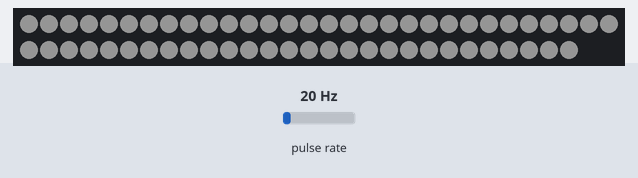
The program below on a simulated Arduino Uno, built with avr-gcc and run on an emulated ATmega328P. Shown: 58 RGB LEDs in strip order, left to right, continuing on the next row. Wiring (inferred from the names in the program): pulse sensor: data pin 2. The test bench sets the inputs (shaded band); at power-on: pulse rate 20 Hz. Dim RGB values are drawn brighter than linear.

Above: at 0.17 s.
At 0.82 s:
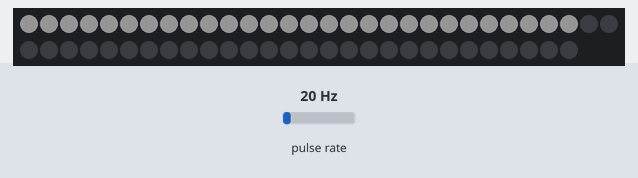
1.3 s: pulse rate (sensor on pin 2) set to 4 Hz
2.8 s: pulse rate (sensor on pin 2) set to 100 Hz
5.8 s: pulse rate (sensor on pin 2) set to 150 Hz
At 6.85 s:
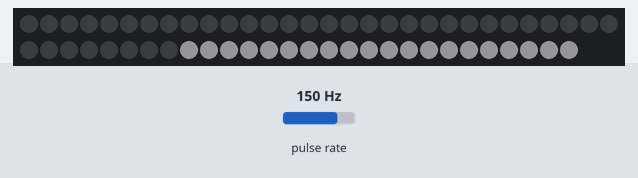

The program:

main.cpp
```cpp
/* Titel: Turbo Display
*  Beschreibung: Ein LED Band rotiert so schnell, dass ein Bild entsteht!
*  Autor: Joel Flepp
*  Erstellungsdatum:14.10.2022
*  Änderungen:
*  28.11.2022 Erste Tests und Pinabänderungen
*  01.09.2023 Weiterentwcklung
*/

/*******************************************
 * Positionierung x und y
 *
 * (conector)left    right
 *       0 1 2 3 4   5 6 7 8 9
 *
 *       o o o o o x o o o o o
 *
 *  /\
 *  |
 *  |_____>
 *  (0;0)
 * *****************************************/


//Includes
#include <Arduino.h>
#include <Adafruit_DotStar.h>
#include <Wire.h>
#include <SPI.h>
#include <avr/io.h>
#include <avr/interrupt.h>
#include "LED.h"
#include "Image.h"

//Pin Defines
const int dataPin = 4;
const int clockPin = 5;
const int hallSensor = 2;

//Programm const
const double angleOffset = 1.7;
const double LEDOffset = 2.5;
const double LEDDistance = 6.944444;                       // [mm]
const int LEDCount = 58;                                   //
const uint8_t brightness = 20;                              // Set BRIGHTNESS to about 1/5 (max = 255)
const double X_Y_TO_Left_Bottom = LEDDistance * (LEDCount / 2);


//Variables
unsigned long previousTime = 0;
unsigned long cycleTime_myS = 0;
LEDClass LED[LEDCount];

//Skalierungsfaktor
const int wingspan = LEDCount * LEDDistance; // [mm]
const double ImgScale = wingspan / sizeof(Smiley[0]); // [mm / arrayLength]


//Functions
void getCycleTime();
double getCurrentAngle();
void setLEDPosition(const int &LEDPos, const double &CurrentAngle);
void setLEDCollors(const int &LEDPos);
void UpdateLEDs();


//Classes
Adafruit_DotStar strip(LEDCount, DOTSTAR_BGR);

void setup() {
    // Start Serial
    Serial.begin(115200);

    // Interrupt for HallSensor
    pinMode(hallSensor,INPUT_PULLUP);
    interrupts();
    attachInterrupt(digitalPinToInterrupt(hallSensor), getCycleTime, RISING);

    // Create LEDs
    for(size_t i = 0; i < LEDCount; i++) {
        LED[i].setDistance(i * LEDDistance + LEDOffset);
    }

    // INITIALIZE Dorstar strip object
    strip.begin();
    strip.setBrightness(brightness);
    strip.clear();
}

void loop() {
    double currentAngle = getCurrentAngle();
    //Serial.println(currentAngle);
    for(size_t i = 0; i < LEDCount; i++) {
        setLEDPosition(i,  currentAngle);
        setLEDCollors(i);
    }
    UpdateLEDs();
}

//Interrupt routine for getting the RPM from the device
void getCycleTime() {
    cycleTime_myS = micros() - previousTime;
    previousTime = micros();
}

//Calculate Angle (rad) from revolutions
double getCurrentAngle() {
    return ((double)(micros() - previousTime) / (double)(cycleTime_myS)) * 2 * 3.14 + angleOffset;
}


void setLEDPosition(const int &LEDPos, const double &CurrentAngle) {
    LED[LEDPos].setXYCartesianFromAngle(CurrentAngle, wingspan);
}


void setLEDCollors(const int &LEDPos) {
    const uint8_t xPosImg = LED[LEDPos].getXPos() / ImgScale;
    const uint8_t yPosImg = LED[LEDPos].getYPos() / ImgScale;

    LED[LEDPos].setRed(Smiley[xPosImg][yPosImg]);
    LED[LEDPos].setBlue(Smiley[xPosImg][yPosImg]);
    LED[LEDPos].setGreen(Smiley[xPosImg][yPosImg]);
}

void UpdateLEDs() {
    for(size_t i = 0; i < LEDCount; i++){
        strip.setPixelColor(i,LED[i].getRed(), LED[i].getGreen(),LED[i].getBlue());
    }
    strip.show();
}
```

LED.h
```cpp
#ifndef LED_H
#define LED_H

typedef unsigned char uint8_t;

class LEDClass
{
public:
    LEDClass();

    void setDistance(const double &Distance);
    void setRed(const uint8_t &Red);
    void setGreen(const uint8_t &Green);
    void setBlue(const uint8_t &Blue);
    void setXYCartesianFromAngle(const double &angle, const int &wingSpan);


    double getDistance();
    uint8_t getRed();
    uint8_t getGreen();
    uint8_t getBlue();
    int getXPos();
    int getYPos();

private:
    void setXPos(const int &XPos);
    void setYPos(const int &YPos);
    //Variables

    //Collor
    uint8_t red;
    uint8_t green;
    uint8_t blue;

    //Position
    double distance; //distance from beginnning of the strip
    int xPos;
    int yPos;
};

#endif // LED_H
```

LED.cpp
```cpp
#include "LED.h"
#include <math.h>


LEDClass::LEDClass(){
    distance = 0;
    red = 0;
    green = 0;
    blue = 0;
    xPos = 0;
    yPos = 0;
}

void LEDClass::setDistance(const double &Distance) {
    distance = Distance;
}

void LEDClass::setRed(const uint8_t &Red){
    red = Red;
}

void LEDClass::setGreen(const uint8_t &Green){
    green = Green;
}

void LEDClass::setBlue(const uint8_t &Blue){
    blue = Blue;
}

void LEDClass::setXYCartesianFromAngle(const double& angle, const int &wingSpan) {
    const double radius = (-1) * ((wingSpan/2) - distance);
    const double midPoint = (wingSpan/2);
    const int xPos = radius * sin(angle) + midPoint;
    const int yPos = (-1) * radius * cos(angle) + midPoint;
    this->setXPos(xPos);
    this->setYPos(yPos);
}

void LEDClass::setXPos(const int &XPos){
    xPos = XPos;
}

void LEDClass::setYPos(const int &YPos){
    yPos = YPos;
}

double LEDClass::getDistance(){
    return distance;
}

uint8_t LEDClass::getRed(){
    return red;
}

uint8_t LEDClass::getGreen(){
    return green;
}

uint8_t LEDClass::getBlue(){
    return blue;
}

int LEDClass::getXPos(){
    return xPos;
}

int LEDClass::getYPos(){
    return yPos;
}
```

Source omitted: Image.h (data table, 7168 bytes)
